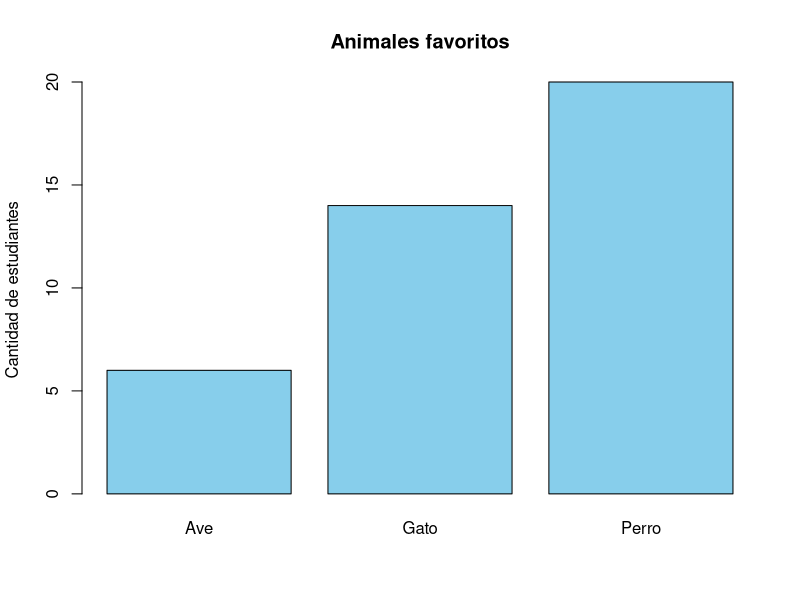
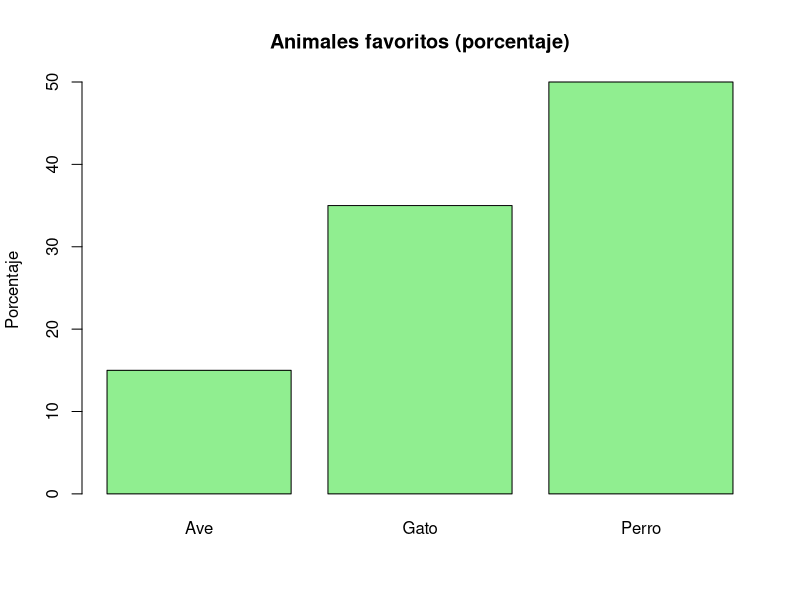
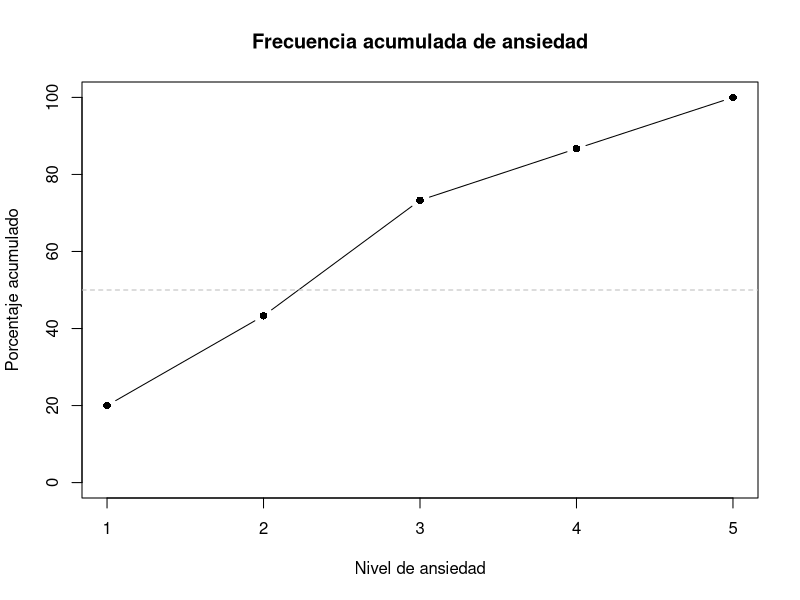
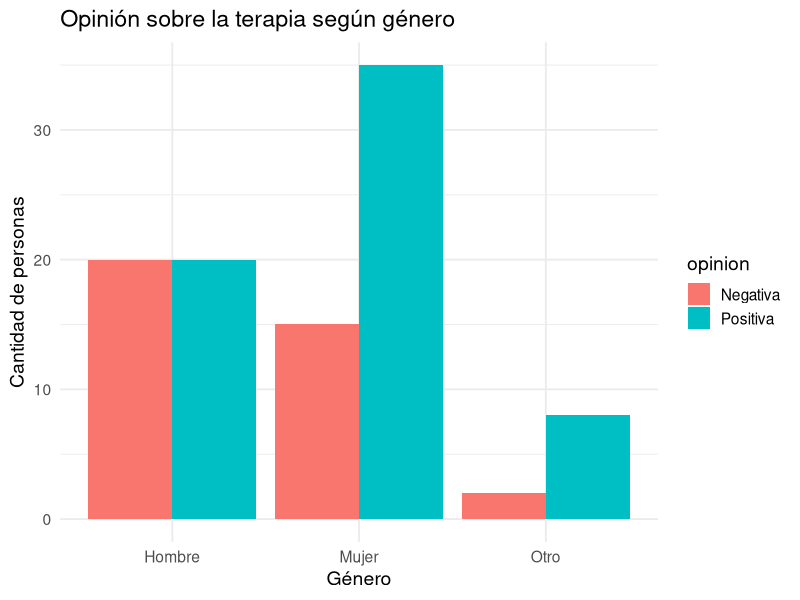
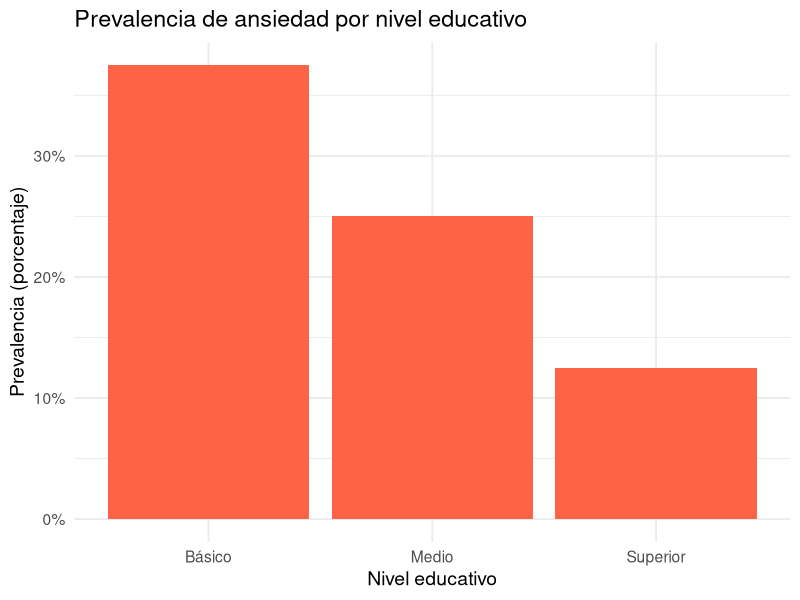
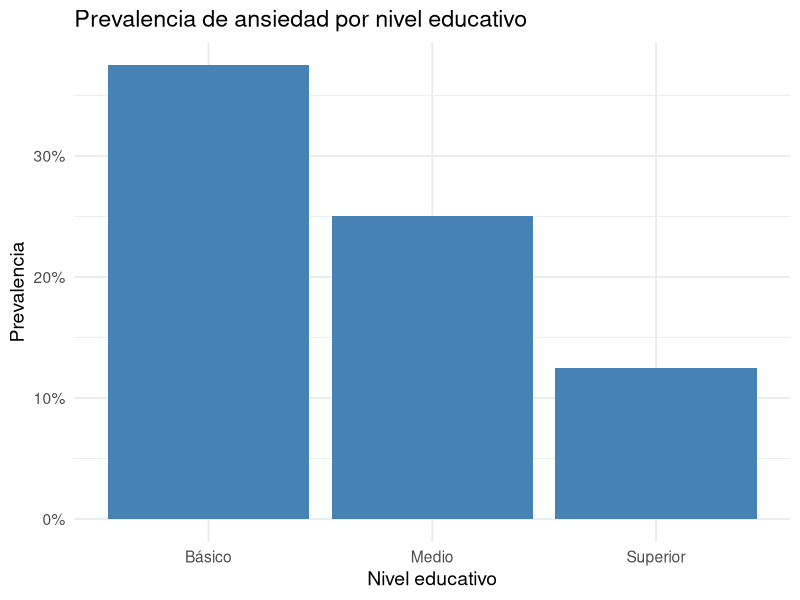
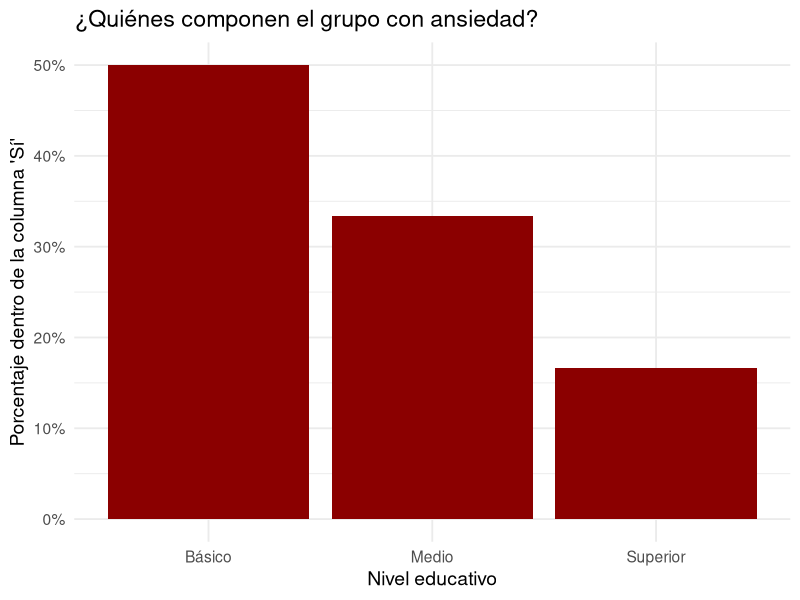
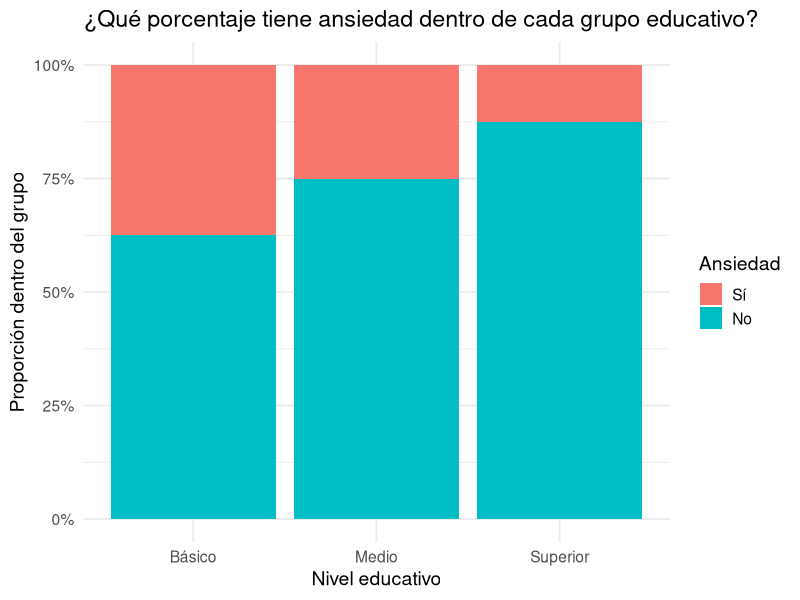

Generate these figures, in order, with R:
## ---- chunk 1
#| label: datos-animales
#| echo: true

respuestas <- c("Gato", "Perro", "Perro", "Gato", "Ave", "Perro", "Perro", "Gato",
                "Perro", "Gato", "Gato", "Perro", "Ave", "Perro", "Perro", "Gato",
                "Perro", "Ave", "Gato", "Gato", "Perro", "Perro", "Perro", "Gato",
                "Ave", "Perro", "Perro", "Gato", "Perro", "Ave", "Gato", "Perro",
                "Perro", "Perro", "Gato", "Gato", "Ave", "Perro", "Gato", "Perro")

tabla_absoluta <- table(respuestas)
knitr::kable(tabla_absoluta,col.names = c("respuestas","frecuencia"),align="c")
## ---- chunk 2
#| label: grafico-animales
#| fig-cap: "Frecuencias absolutas de animales favoritos"

barplot(tabla_absoluta,
        main = "Animales favoritos",
        col = "skyblue",
        ylab = "Cantidad de estudiantes")
## ---- chunk 3
#| label: tabla-relativa
#| tbl-cap: "Frecuencias relativas (proporciones) de animales favoritos"

tabla_relativa <- prop.table(tabla_absoluta)
knitr::kable(round(tabla_relativa, 3),col.names = c("respuestas","frecuencia"),align="c")

## ---- chunk 4
#| label: tabla-porcentual
#| tbl-cap: "Frecuencias porcentuales de animales favoritos"

round(100 * tabla_relativa, 1)
## ---- chunk 5
#| label: grafico-porcentual
#| fig-cap: "Frecuencias porcentuales de animales favoritos"

barplot(100 * tabla_relativa,
        main = "Animales favoritos (porcentaje)",
        col = "lightgreen",
        ylab = "Porcentaje")
## ---- chunk 6
#| label: datos-ansiedad
#| echo: true

set.seed(123)
ansiedad <- sample(1:5, size = 30, replace = TRUE, prob = c(0.2, 0.3, 0.3, 0.1, 0.1))
ansiedad_tabla <- table(ansiedad)
knitr::kable(ansiedad_tabla,align = "c")
## ---- chunk 7
#| label: tabla-acumulada
#| tbl-cap: "Frecuencias acumuladas de niveles de ansiedad"

acumulada <- cumsum(ansiedad_tabla)
acumulada
## ---- chunk 8
#| label: porcentual-acumulada
#| tbl-cap: "Frecuencias acumuladas porcentuales"

acumulada_porcentual <- round(100 * cumsum(prop.table(ansiedad_tabla)), 1)
acumulada_porcentual
## ---- chunk 9
#| label: grafico-acumulada
#| fig-cap: "Frecuencia acumulada de ansiedad (escala 1–5)"

plot(acumulada_porcentual, type = "b", pch = 16,
     xlab = "Nivel de ansiedad", ylab = "Porcentaje acumulado",
     main = "Frecuencia acumulada de ansiedad",
     ylim = c(0, 100))
abline(h = 50, col = "gray", lty = 2)
## ---- chunk 10
#| label: tabla-contingencia-ejemplo
#| tbl-cap: "Ejemplo de tabla de contingencia: Género × Opinión sobre terapia"

genero <- c(rep("Mujer", 50), rep("Hombre", 40), rep("Otro", 10))
opinion <- c(rep("Positiva", 35), rep("Negativa", 15),
             rep("Positiva", 20), rep("Negativa", 20),
             rep("Positiva", 8), rep("Negativa", 2))

tabla_conjunta <- table(genero, opinion)
tabla_conjunta
## ---- chunk 11
#| label: grafico-contingencia
#| fig-cap: "Distribución conjunta de opinión sobre terapia según género"

library(ggplot2)

datos <- data.frame(genero, opinion)

ggplot(datos, aes(x = genero, fill = opinion)) +
  geom_bar(position = "dodge") +
  labs(title = "Opinión sobre la terapia según género",
       x = "Género", y = "Cantidad de personas") +
  theme_minimal(base_size = 14)
## ---- chunk 12
#| label: proporciones-fila
#| tbl-cap: "Proporciones por fila: ¿qué opinó cada grupo?"

prop_filas <- prop.table(tabla_conjunta, margin = 1)
round(prop_filas, 2)
## ---- chunk 13
#| label: proporciones-columna
#| tbl-cap: "Proporciones por columna: ¿de qué grupo son los que opinaron así?"

prop_columnas <- prop.table(tabla_conjunta, margin = 2)
round(prop_columnas, 2)
## ---- chunk 14
#| label: proporciones-total
#| tbl-cap: "Proporciones sobre el total general"

prop_total <- prop.table(tabla_conjunta)
round(prop_total, 2)
## ---- chunk 15
#| label: tabla-prevalencia
#| tbl-cap: "Casos de ansiedad por nivel educativo"

educacion <- c(rep("Básico", 40), rep("Medio", 40), rep("Superior", 40))
ansiedad <- c(rep("Sí", 15), rep("No", 25),
              rep("Sí", 10), rep("No", 30),
              rep("Sí", 5), rep("No", 35))

tabla_ansiedad <- table(educacion, ansiedad)
tabla_ansiedad
## ---- chunk 16
#| label: prevalencia-por-grupo
#| tbl-cap: "Prevalencia de ansiedad por nivel educativo"

prevalencias <- prop.table(tabla_ansiedad, margin = 1)
round(prevalencias, 2)
## ---- chunk 17
#| label: grafico-prevalencia
#| fig-cap: "Prevalencia de ansiedad por nivel educativo"

library(tidyverse)

datos_prev <- as.data.frame(tabla_ansiedad) |>
  group_by(educacion) |>
  mutate(Prevalencia = Freq / sum(Freq)) |>
  filter(ansiedad == "Sí")

ggplot(datos_prev, aes(x = educacion, y = Prevalencia)) +
  geom_col(fill = "tomato") +
  scale_y_continuous(labels = scales::percent) +
  labs(title = "Prevalencia de ansiedad por nivel educativo",
       x = "Nivel educativo",
       y = "Prevalencia (porcentaje)") +
  theme_minimal(base_size = 14)
## ---- chunk 18
#| label: tabla-ejemplo-comp
#| tbl-cap: "Casos de ansiedad por nivel educativo"

tabla <- matrix(c(15, 25,
                  10, 30,
                  5, 35),
                nrow = 3, byrow = TRUE)

dimnames(tabla) <- list(
  Nivel_educativo = c("Básico", "Medio", "Superior"),
  Ansiedad = c("Sí", "No")
)

tabla <- as.table(tabla)
tabla
## ---- chunk 19
#| label: proporciones-filas-comp
#| tbl-cap: "Proporciones por fila: prevalencia de ansiedad por nivel educativo"

prop_fila <- prop.table(tabla, margin = 1)
round(prop_fila, 2)
## ---- chunk 20
#| label: proporciones-columnas-comp
#| tbl-cap: "Proporciones por columna: distribución del nivel educativo dentro de cada respuesta"

prop_col <- prop.table(tabla, margin = 2)
round(prop_col, 2)
## ---- chunk 21
#| label: grafico-prevalencia-comp
#| fig-cap: "Prevalencia de ansiedad por nivel educativo (proporciones por fila)"

df_fila <- as.data.frame(prop_fila)

ggplot(df_fila[df_fila$Ansiedad == "Sí", ], aes(x = Nivel_educativo, y = Freq)) +
  geom_col(fill = "steelblue") +
  scale_y_continuous(labels = scales::percent) +
  labs(title = "Prevalencia de ansiedad por nivel educativo",
       x = "Nivel educativo", y = "Prevalencia") +
  theme_minimal(base_size = 14)
## ---- chunk 22
#| label: grafico-columna-comp
#| fig-cap: "Distribución del nivel educativo entre quienes reportaron ansiedad (proporciones por columna)"

df_col <- as.data.frame(prop_col)

ggplot(df_col[df_col$Ansiedad == "Sí", ], aes(x = Nivel_educativo, y = Freq)) +
  geom_col(fill = "darkred") +
  scale_y_continuous(labels = scales::percent) +
  labs(title = "¿Quiénes componen el grupo con ansiedad?",
       x = "Nivel educativo", y = "Porcentaje dentro de la columna 'Sí'") +
  theme_minimal(base_size = 14)
## ---- chunk 23
#| label: tabla-condicional-base
#| tbl-cap: "Casos de ansiedad por nivel educativo"

knitr::kable(tabla,align = "c")
## ---- chunk 24
#| label: proporciones-fila-cond
#| tbl-cap: "Proporciones por fila: ¿quién tiene ansiedad dentro de cada grupo educativo?"

knitr::kable(prop_fila,align="c")
## ---- chunk 25
#| label: proporciones-col-cond
#| tbl-cap: "Proporciones por columna: ¿de qué grupo educativo son quienes tienen ansiedad?"

knitr::kable(prop_col,align="c")
## ---- chunk 26
#| label: grafico-fila-cond
#| fig-cap: "Proporciones condicionales por grupo educativo (fila)"

df_f <- as.data.frame(prop_fila)

ggplot(df_f, aes(x = Nivel_educativo, y = Freq, fill = Ansiedad)) +
  geom_col(position = "fill") +
  scale_y_continuous(labels = scales::percent) +
  labs(title = "¿Qué porcentaje tiene ansiedad dentro de cada grupo educativo?",
       y = "Proporción dentro del grupo", x = "Nivel educativo") +
  theme_minimal(base_size = 14)
## ---- chunk 27
#| label: grafico-col-cond
#| fig-cap: "Proporciones condicionales dentro del grupo que reportó ansiedad (columna)"

df_c <- as.data.frame(prop_col)

ggplot(df_c, aes(x = Ansiedad, y = Freq, fill = Nivel_educativo)) +
  geom_col(position = "fill") +
  scale_y_continuous(labels = scales::percent) +
  labs(title = "¿De qué grupo educativo vienen quienes tienen ansiedad?",
       y = "Proporción dentro de cada respuesta", x = "Respuesta") +
  theme_minimal(base_size = 14)
## ---- chunk 28
#| label: incidencia-ejemplo

library(tibble)

estudiantes <- tibble(
  ID = 1:100,
  Ansiedad_inicio = c(rep("Sí", 10), rep("No", 90)),
  Ansiedad_mes1 = c(rep("Sí", 10), rep("Sí", 15), rep("No", 75))
)

tabla_cambios <- table(estudiantes$Ansiedad_inicio, estudiantes$Ansiedad_mes1)
dimnames(tabla_cambios) <- list("Inicio" = c("No", "Sí"), "Mes1" = c("No", "Sí"))
knitr::kable(tabla_cambios,align = "c")
## ---- chunk 29
#| label: incidencia-calculo
#| tbl-cap: "Incidencia de ansiedad: nuevos casos durante el mes"

# Casos que pasaron de No a Sí
casos_nuevos <- tabla_cambios["No", "Sí"]

# Total de personas que no tenían ansiedad al inicio
poblacion_riesgo <- sum(tabla_cambios["No", ])

incidencia <- casos_nuevos / poblacion_riesgo
round(incidencia, 2)
